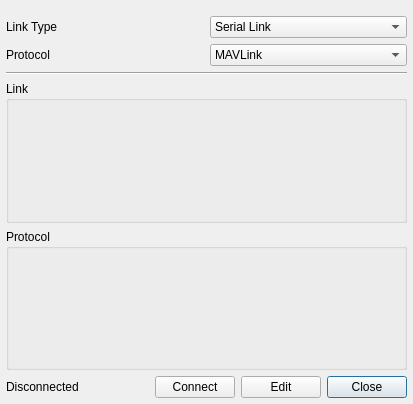
<?xml version="1.0" encoding="UTF-8"?>
<ui version="4.0">
 <class>commSettings</class>
 <widget class="QWidget" name="commSettings">
  <property name="geometry">
   <rect>
    <x>0</x>
    <y>0</y>
    <width>413</width>
    <height>404</height>
   </rect>
  </property>
  <property name="windowTitle">
   <string>Form</string>
  </property>
  <layout class="QGridLayout" name="gridLayout_2" rowstretch="0,0,0,100,100,0">
   <property name="margin">
    <number>6</number>
   </property>
   <item row="0" column="0">
    <spacer name="verticalSpacer">
     <property name="orientation">
      <enum>Qt::Vertical</enum>
     </property>
     <property name="sizeType">
      <enum>QSizePolicy::Fixed</enum>
     </property>
     <property name="sizeHint" stdset="0">
      <size>
       <width>5</width>
       <height>10</height>
      </size>
     </property>
    </spacer>
   </item>
   <item row="1" column="0" colspan="2">
    <layout class="QGridLayout" name="gridLayout">
     <item row="0" column="0">
      <widget class="QLabel" name="label">
       <property name="text">
        <string>Link Type</string>
       </property>
      </widget>
     </item>
     <item row="0" column="1">
      <widget class="QComboBox" name="linkType">
       <item>
        <property name="text">
         <string>Serial Link</string>
        </property>
       </item>
       <item>
        <property name="text">
         <string>UDP</string>
        </property>
       </item>
       <item>
        <property name="text">
         <string>Simulation</string>
        </property>
       </item>
      </widget>
     </item>
     <item row="1" column="0">
      <widget class="QLabel" name="label_5">
       <property name="text">
        <string>Protocol</string>
       </property>
      </widget>
     </item>
     <item row="1" column="1">
      <widget class="QComboBox" name="protocolType">
       <property name="currentIndex">
        <number>0</number>
       </property>
       <item>
        <property name="text">
         <string>MAVLink</string>
        </property>
       </item>
      </widget>
     </item>
    </layout>
   </item>
   <item row="2" column="0" colspan="2">
    <widget class="Line" name="line">
     <property name="orientation">
      <enum>Qt::Horizontal</enum>
     </property>
    </widget>
   </item>
   <item row="3" column="0" colspan="2">
    <widget class="QGroupBox" name="linkGroupBox">
     <property name="title">
      <string>Link</string>
     </property>
    </widget>
   </item>
   <item row="4" column="0" colspan="2">
    <widget class="QGroupBox" name="protocolGroupBox">
     <property name="title">
      <string>Protocol</string>
     </property>
    </widget>
   </item>
   <item row="5" column="0">
    <widget class="QLabel" name="connectionStatusLabel">
     <property name="sizePolicy">
      <sizepolicy hsizetype="Minimum" vsizetype="Minimum">
       <horstretch>0</horstretch>
       <verstretch>0</verstretch>
      </sizepolicy>
     </property>
     <property name="text">
      <string>Disconnected</string>
     </property>
    </widget>
   </item>
   <item row="5" column="1">
    <layout class="QHBoxLayout" name="horizontalLayout">
     <property name="sizeConstraint">
      <enum>QLayout::SetDefaultConstraint</enum>
     </property>
     <item>
      <widget class="QPushButton" name="connectButton">
       <property name="text">
        <string>Connect</string>
       </property>
       <property name="checkable">
        <bool>false</bool>
       </property>
      </widget>
     </item>
     <item>
      <widget class="QPushButton" name="editButton">
       <property name="text">
        <string>Edit</string>
       </property>
      </widget>
     </item>
     <item>
      <widget class="QPushButton" name="closeButton">
       <property name="text">
        <string>Close</string>
       </property>
       <property name="default">
        <bool>true</bool>
       </property>
      </widget>
     </item>
    </layout>
   </item>
  </layout>
  <action name="actionDelete">
   <property name="text">
    <string>Delete</string>
   </property>
   <property name="toolTip">
    <string>Delete this link</string>
   </property>
  </action>
  <action name="actionConnect">
   <property name="text">
    <string>Connect</string>
   </property>
   <property name="toolTip">
    <string>Connect this link</string>
   </property>
  </action>
  <action name="actionClose">
   <property name="text">
    <string>Close</string>
   </property>
   <property name="toolTip">
    <string>Close the configuration window</string>
   </property>
  </action>
 </widget>
 <resources/>
 <connections>
  <connection>
   <sender>actionClose</sender>
   <signal>triggered()</signal>
   <receiver>commSettings</receiver>
   <slot>close()</slot>
   <hints>
    <hint type="sourcelabel">
     <x>-1</x>
     <y>-1</y>
    </hint>
    <hint type="destinationlabel">
     <x>224</x>
     <y>195</y>
    </hint>
   </hints>
  </connection>
 </connections>
</ui>
